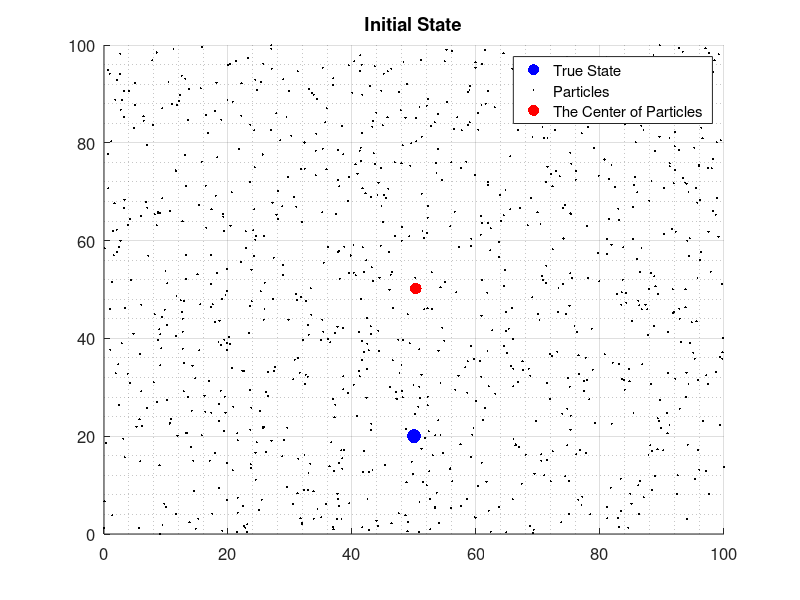
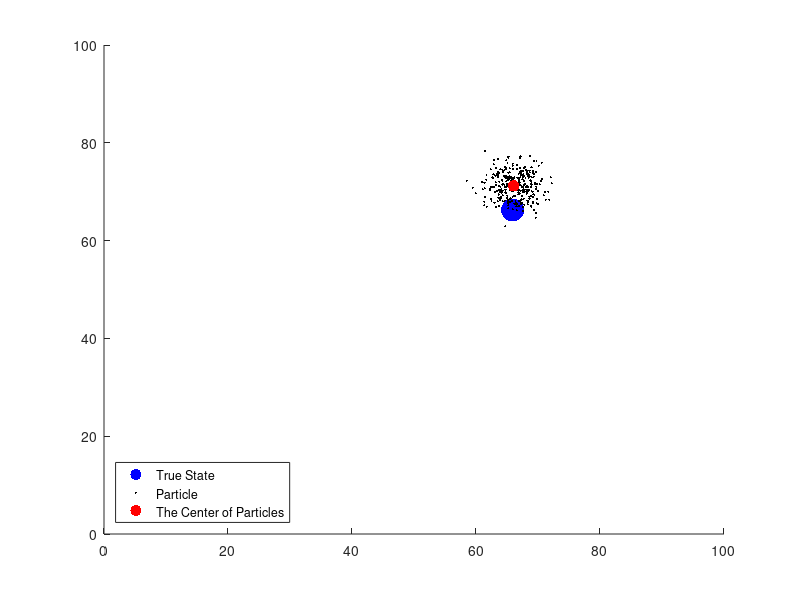
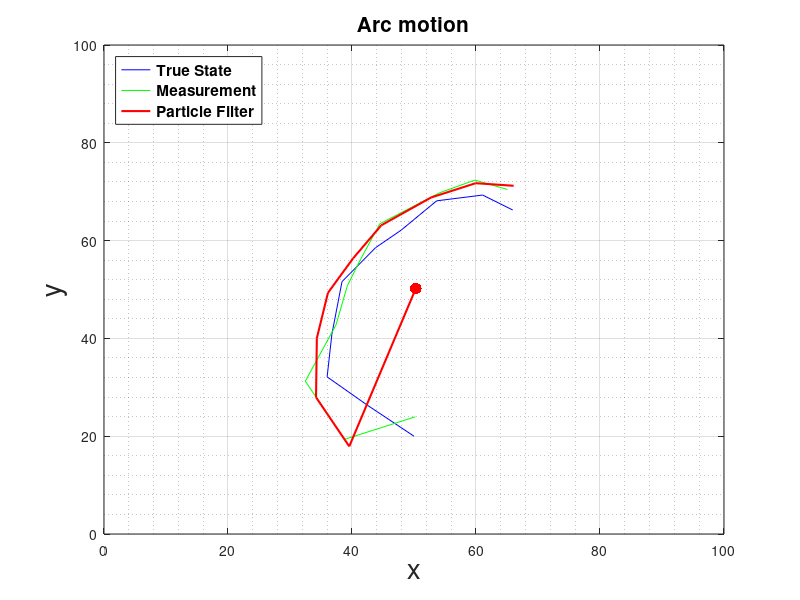
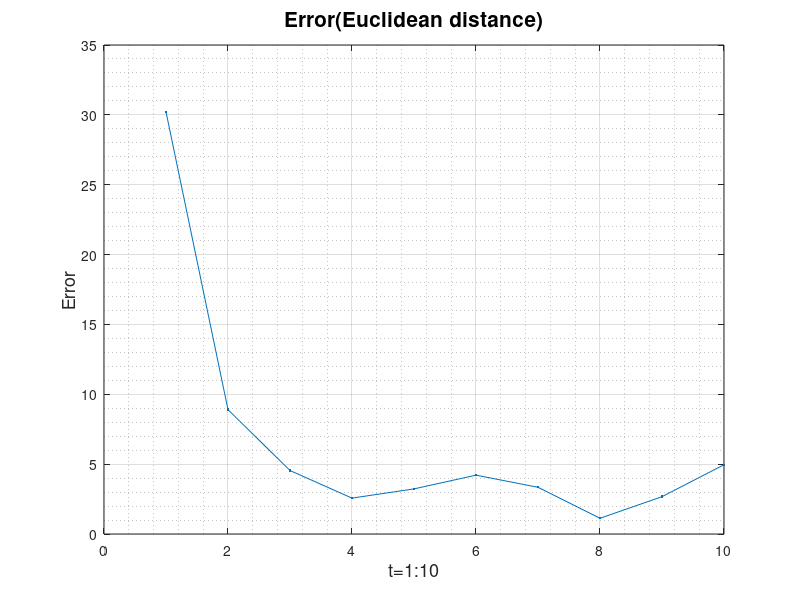

Here is the MATLAB script that generated these plots, in order:
N = 1000;   
Q = 5;      
R = 10;      
T = 10;     
theta = pi/T;       
distance = 80/T;    
WorldSize = 100;    
X = zeros(2, T);    
Z = zeros(2, T);    
P = zeros(2, N);    
PCenter = zeros(2, T);  
w = zeros(N, 1);         
err = zeros(1,T);    
X(:, 1) = [50; 20];     
Z(:, 1) = [50; 20] + wgn(2, 1, 10*log10(R));    
for i = 1 : N
    P(:, i) = [WorldSize*rand; WorldSize*rand];
    dist = norm(P(:, i)-Z(:, 1));     
    w(i) = (1 / sqrt(R) / sqrt(2 * pi)) * exp(-(dist)^2 / 2 / R); 
end
PCenter(:, 1) = sum(P, 2) / N; 
%%
err(1) = norm(X(:, 1) - PCenter(:, 1));
figure(1),clf,
set(gca,'FontSize',12);
hold on
plot(X(1, 1), X(2, 1), 'b.', 'markersize',30)  
axis([0 100 0 100]);
plot(P(1, :), P(2, :), 'k.', 'markersize',5);   
plot(PCenter(1, 1), PCenter(2, 1), 'r.', 'markersize',25); 
legend('True State', 'Particles', 'The Center of Particles');
title('Initial State');
hold off
grid on
grid minor
%%
for k = 2 : T
    X(:, k) = X(:, k-1) + distance * [(-cos(k * theta)); sin(k * theta)] + wgn(2, 1, 10*log10(Q));     
    Z(:, k) = X(:, k) + wgn(2, 1, 10*log10(R));    
    for i = 1 : N
        P(:, i) = P(:, i) + distance * [-cos(k * theta); sin(k * theta)] + wgn(2, 1, 10*log10(Q));
        dist = norm(P(:, i)-Z(:, k));     
        w(i) = (1 / sqrt(R) / sqrt(2 * pi)) * exp(-(dist)^2 / 2 / R); 
    end
    wsum = sum(w);
    for i = 1 : N
        w(i) = w(i) / wsum;
    end 
    
    for i = 1 : N
        wmax = 2 * max(w) * rand; 
        index = randi(N, 1);
        while(wmax > w(index))
            wmax = wmax - w(index);
            index = index + 1;
            if index > N
                index = 1;
            end          
        end
        P(:, i) = P(:, index);     
    end
    
    PCenter(:, k) = sum(P, 2) / N;    
    err(k) = norm(X(:, k) - PCenter(:, k));   
    figure(2),clf,
    set(gca,'FontSize',12);
    clf;
    hold on
    plot(X(1, k), X(2, k), 'b.', 'markersize',50); 
    axis([0 100 0 100]);
    plot(P(1, :), P(2, :), 'k.', 'markersize',5);  
    plot(PCenter(1, k), PCenter(2, k), 'r.', 'markersize',25);
    legend('True State', 'Particle', 'The Center of Particles','Location','southwest');
    hold off
    pause(0.1);
end
 
%%
figure(3),clf,
set(gca,'FontSize',12);
plot(X(1,:), X(2,:), 'b', Z(1,:), Z(2,:), 'g', PCenter(1,:), PCenter(2,:), 'r-','LineWidth',1.5);
hold on
plot(PCenter(1,1),PCenter(2,1),'r.','markersize',25);
axis([0 100 0 100]);
legend({'True State', 'Measurement', 'Particle Filter'},...
    'Location','northwest','FontSize',11,'FontWeight','bold');
xlabel('x', 'FontSize', 20); ylabel('y', 'FontSize', 20);
title('Arc motion', 'FontSize', 15);
hold off
grid on
grid minor
%%
figure(4),clf
set(gca,'FontSize',12);
plot(err,'.-');
xlabel('t=1:10', 'FontSize', 13);
ylabel('Error', 'FontSize', 13);
title('Error(Euclidean distance)', 'FontSize', 15);
grid on
grid minor

